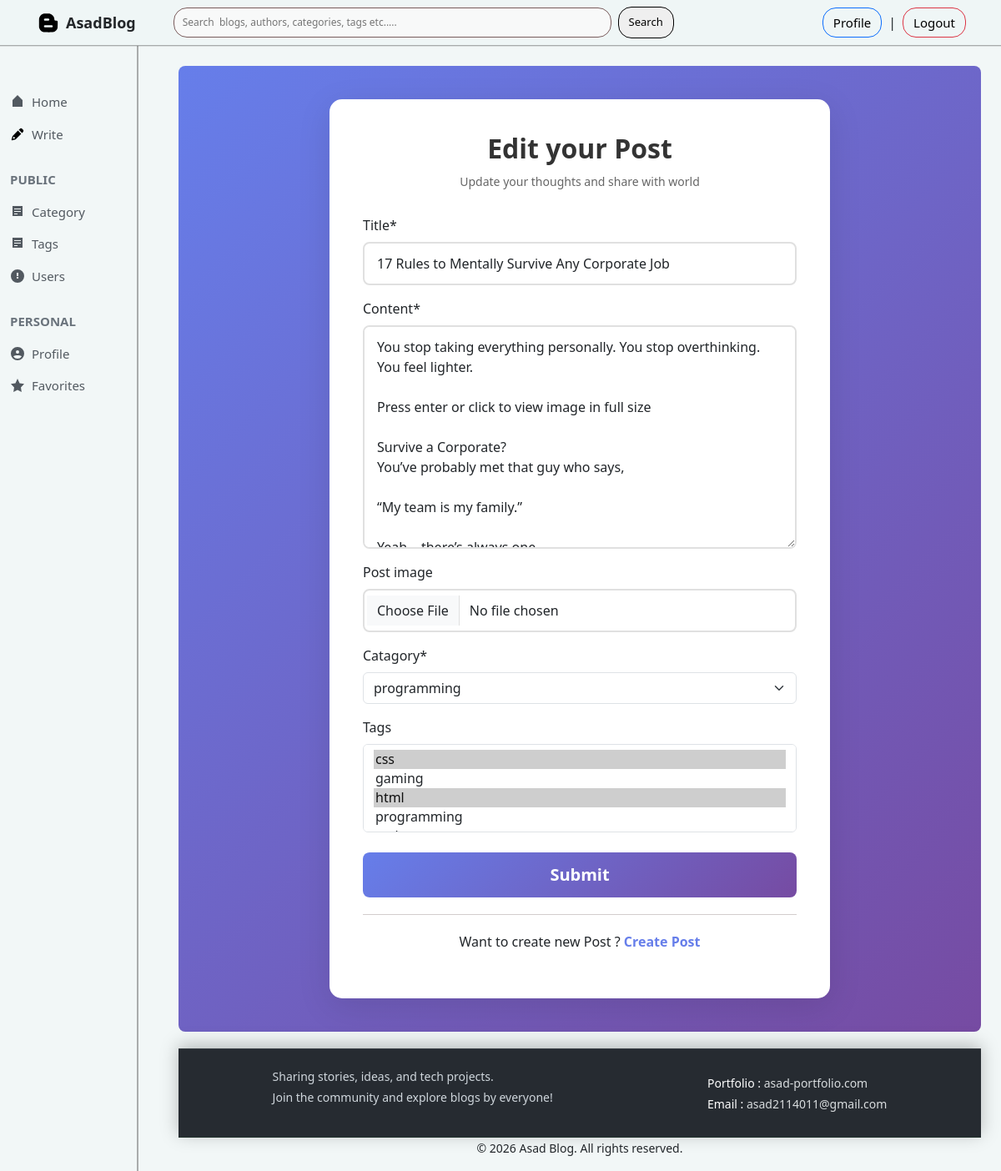
The app's page /posts/edit/5 (signed in), older data.
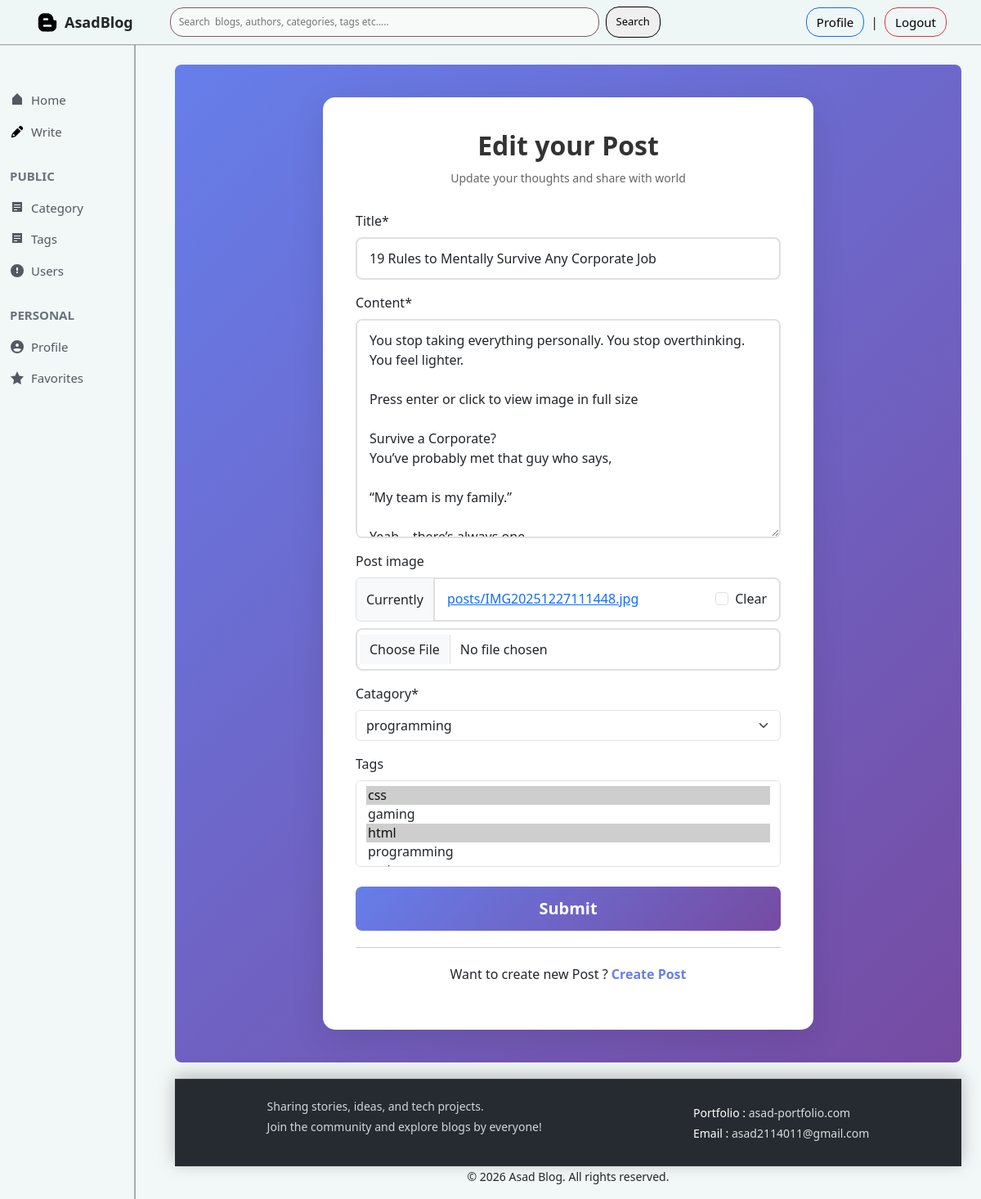
The same page, newer data.
### posts/models.py (models this page shows, shortened)
class Post(models.Model):
    title=models.CharField(max_length=200)
    slug=models.SlugField(max_length=250,unique=True,blank=True)
    content=HTMLField()
    post_image=models.ImageField(upload_to='posts/',blank=True,null=True)
    view_count=models.PositiveIntegerField(default=0)
    catagory=models.ForeignKey(catagory,on_delete=models.PROTECT,related_name='posts')
    author=models.ForeignKey(Author,on_delete=models.CASCADE,related_name='posts')
    tags=models.ManyToManyField(Tag,blank=True,related_name='posts')
    created_at=models.DateTimeField(auto_now_add=True)
    updated_at=models.DateTimeField(auto_now=True)
    class Meta:
        ordering=['-created_at']

### posts/views.py (the view)
# urls.py: path('edit/<int:id>',views.edit_post,name="edit_post"),
@login_required
def edit_post(request,id):
    post =models.Post.objects.get(pk=id)
    post_form=forms.PostForm(instance=post)
    if request.method=='POST':
        post_form=forms.PostForm(request.POST,request.FILES,instance=post)
        if post_form.is_valid():
            post_form.save()
            return redirect('home')
    return render(request,'edit_post.html',{'form':post_form})

### posts/forms.py
class PostForm(forms.ModelForm):
    class Meta:
        model=Post
        exclude=['author','view_count','slug']

### catagories/models.py (called while the page is built)
    def __str__(self):
        return self.name

    def __str__(self):
        return self.name

### templates/edit_post.html (shortened to what this page needs)
{% extends "base.html" %}
{% load crispy_forms_tags %}
{% block content %}
<div class="login-container">
    <div class="login-card">
        <div class="login-header">
            <h2>Edit your Post</h2>
            <p>Update your thoughts and share with world</p>
        </div>
        <form method="POST" enctype="multipart/form-data">
            {{form|crispy}}
            <div class="d-grid gap-2 mt-4">
                <button type="submit" class="btn btn-primary btn-lg" >
                    Submit
                </button>
            </div>
        </form>
        <div class="login-footer">
            <p class="text-center">
                Want to create new Post ?
            <a href="{% url 'create_post' %}" class="text-decoration-none fw-bold">Create Post</a>
            </p>
        </div>
    </div>
</div>
{% endblock %}

Row changes from the older to the newer data that the page shows:
changed Post "programming": title "17 Rules to Mentally Survive Any Corporate Job" → "19 Rules to Mentally Survive Any Corporate Job"
Text that changed along with them:
form field form: (not shown) → "☐"
text no longer shown: "Title * Content * Post image Catagory * Tags"
text now shown: "Title * Content * Post image Currently posts/IMG20251227111448.jpg Clear Catagory * Tags"
